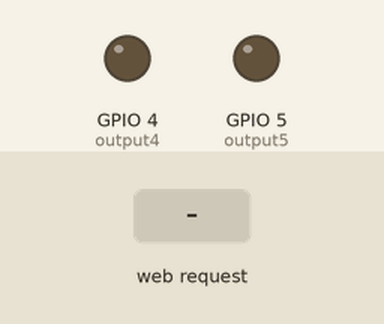
The sketch below on a simulated ESP8266 (NodeMCU). On the bench: output pins drawn as LEDs (lit = HIGH). Inputs (shaded band) come from the test bench. WiFi joins after 1.5 s; servers stay silent unless stated; what the sketch prints to the serial monitor is not drawn.

Above: at 2.7 s.
2.8 s: HTTP request GET /5/on received
At 4.0 s:
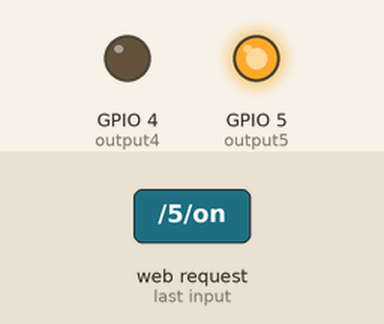
4.3 s: HTTP request GET /4/on received
At 5.3 s:
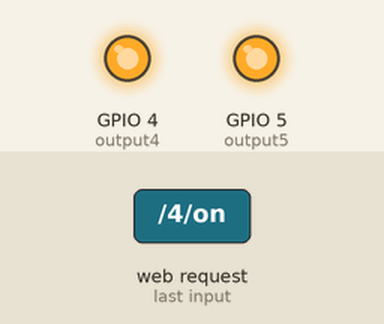
5.8 s: HTTP request GET /5/off received
At 6.5 s:
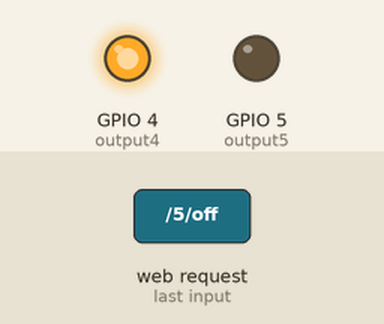
7.3 s: HTTP request GET /4/off received
At 7.7 s:
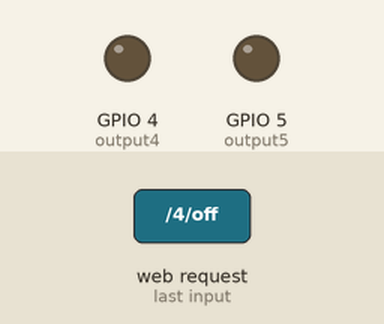
Timing chart, 0 to 9.8 s (numbered marks = the images above; inputs shaded):
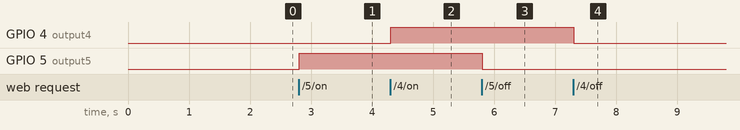

Measured:
- after the input at 2.8 s, GPIO 5 (output5): LOW → HIGH at once
- after the input at 4.3 s, GPIO 4 (output4): LOW → HIGH at once
- after the input at 5.8 s, GPIO 5 (output5): HIGH → LOW at once
- after the input at 7.3 s, GPIO 4 (output4): HIGH → LOW at once

The sketch:

sketch_nov17b.ino
```cpp
// Load Wi-Fi library
#include <ESP8266WiFi.h>

// Replace with your network credentials
const char* ssid     = "MiFibra-71EA";
const char* password = "25wGutyU";

const char servidor[1000] = "<!DOCTYPE html>\n<html>\n<head>\n<style>\nh1 {\n  color: blue;\n  font-family: verdana;\n  font-size: 300%;\n\n}\np  {\n  color: red;\n  font-family: courier;\n  font-size: 160%;\n}\n</style>\n</head>\n<body>\n\n<h1>This is a heading</h1>\n<p>This is a paragraph.</p>\n\n</body>\n</html>\n";

// Set web server port number to 80
WiFiServer server(80);

// Variable to store the HTTP request
String header;

// Auxiliar variables to store the current output state
String output5State = "off";
String output4State = "off";

// Assign output variables to GPIO pins
const int output5 = 5;
const int output4 = 4;

// Current time
unsigned long currentTime = millis();
// Previous time
unsigned long previousTime = 0;
// Define timeout time in milliseconds (example: 2000ms = 2s)
const long timeoutTime = 2000;

void setup() {
  Serial.begin(9600);
  // Initialize the output variables as outputs
  pinMode(output5, OUTPUT);
  pinMode(output4, OUTPUT);
  // Set outputs to LOW
  digitalWrite(output5, LOW);
  digitalWrite(output4, LOW);

  // Connect to Wi-Fi network with SSID and password
  Serial.print("Connecting to ");
  Serial.println(ssid);
  WiFi.begin(ssid, password);
  while (WiFi.status() != WL_CONNECTED) {
    delay(500);
    Serial.print(".");
  }
  // Print local IP address and start web server
  Serial.println("");
  Serial.println("WiFi connected.");
  Serial.println("IP address: ");
  Serial.println(WiFi.localIP());
  server.begin();
}

void loop() {
  WiFiClient client = server.available();   // Listen for incoming clients

  if (client) {                             // If a new client connects,
    Serial.println("New Client.");          // print a message out in the serial port
    String currentLine = "";                // make a String to hold incoming data from the client
    currentTime = millis();
    previousTime = currentTime;
    while (client.connected() && currentTime - previousTime <= timeoutTime) { // loop while the client's connected
      currentTime = millis();
      if (client.available()) {             // if there's bytes to read from the client,
        char c = client.read();             // read a byte, then
        Serial.write(c);                    // print it out the serial monitor
        header += c;
        if (c == '\n') {                    // if the byte is a newline character
          // if the current line is blank, you got two newline characters in a row.
          // that's the end of the client HTTP request, so send a response:
          if (currentLine.length() == 0) {
            // HTTP headers always start with a response code (e.g. HTTP/1.1 200 OK)
            // and a content-type so the client knows what's coming, then a blank line:
         //   client.println("HTTP/1.1 200 OK");
         //   client.println("Content-type:text/html");
         //   client.println("Connection: close");
         //   client.println();

            // turns the GPIOs on and off
            if (header.indexOf("GET /5/on") >= 0) {
              Serial.println("GPIO 5 on");
              output5State = "on";
              digitalWrite(output5, HIGH);
            } else if (header.indexOf("GET /5/off") >= 0) {
              Serial.println("GPIO 5 off");
              output5State = "off";
              digitalWrite(output5, LOW);
            } else if (header.indexOf("GET /4/on") >= 0) {
              Serial.println("GPIO 4 on");
              output4State = "on";
              digitalWrite(output4, HIGH);
            } else if (header.indexOf("GET /4/off") >= 0) {
              Serial.println("GPIO 4 off");
              output4State = "off";
              digitalWrite(output4, LOW);
            }
/*
            // Display the HTML web page
            client.println("<!DOCTYPE html><html>");
            client.println("<head><meta name=\"viewport\" content=\"width=device-width, initial-scale=1\">");
            client.println("<link rel=\"icon\" href=\"data:,\">");
            // CSS to style the on/off buttons
            // Feel free to change the background-color and font-size attributes to fit your preferences
            client.println("<style>html { font-family: Helvetica; display: inline-block; margin: 0px auto; text-align: center;}");
            client.println(".button { background-color: #195B6A; border: none; color: white; padding: 16px 40px;");
            client.println("text-decoration: none; font-size: 30px; margin: 2px; cursor: pointer;}");
            client.println(".button2 {background-color: #77878A;}</style></head>");

            // Web Page Heading
            client.println("<body><h1>ESP8266 Web Server</h1>");

            // Display current state, and ON/OFF buttons for GPIO 5
            client.println("<p>GPIO 5 - State " + output5State + "</p>");
            // If the output5State is off, it displays the ON button
            if (output5State == "off") {
              client.println("<p><a href=\"/5/on\"><button class=\"button\">ON</button></a></p>");
            } else {
              client.println("<p><a href=\"/5/off\"><button class=\"button button2\">OFF</button></a></p>");
            }

            // Display current state, and ON/OFF buttons for GPIO 4
            client.println("<p>GPIO 4 - State " + output4State + "</p>");
            // If the output4State is off, it displays the ON button
            if (output4State == "off") {
              client.println("<p><a href=\"/4/on\"><button class=\"button\">ON</button></a></p>");
            } else {
              client.println("<p><a href=\"/4/off\"><button class=\"button button2\">OFF</button></a></p>");
            }
            client.println("</body></html>");

            // The HTTP response ends with another blank line
            client.println();
 */
            client.println(servidor);
 // Break out of the while loop
            break;
          } else { // if you got a newline, then clear currentLine
            currentLine = "";
          }
        } else if (c != '\r') {  // if you got anything else but a carriage return character,
          currentLine += c;      // add it to the end of the currentLine
        }
      }
    }
    // Clear the header variable
    header = "";
    // Close the connection
    client.stop();
    Serial.println("Client disconnected.");
    Serial.println("");
  }
}
```
